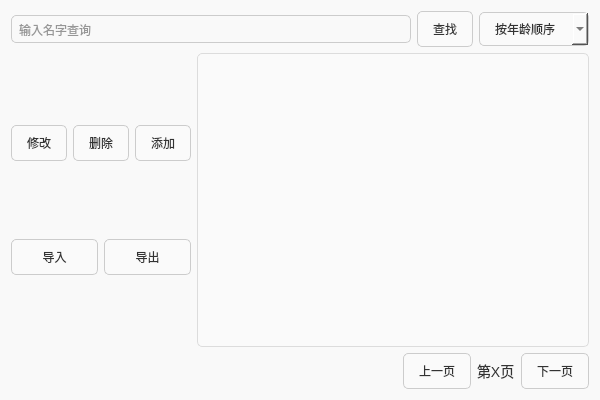
<?xml version="1.0" encoding="UTF-8"?>
<ui version="4.0">
 <class>DoctorView</class>
 <widget class="QWidget" name="DoctorView">
  <property name="geometry">
   <rect>
    <x>0</x>
    <y>0</y>
    <width>600</width>
    <height>400</height>
   </rect>
  </property>
  <property name="windowTitle">
   <string>医生管理</string>
  </property>
  <property name="styleSheet">
   <string notr="true">
    QWidget {
        background-color: #f9f9f9;
        font-family: &quot;Arial&quot;, sans-serif;
        color: #333;
    }
    QLineEdit {
        border: 1px solid #ccc;
        border-radius: 5px;
        padding: 5px;
    }
	QComboBox{
		background-color: #fafafa;
        border: 1px solid #ccc;
        border-radius: 5px;
        padding: 8px 15px;
	}
    QPushButton {
        background-color: #fafafa;
        border: 1px solid #ccc;
        border-radius: 5px;
        padding: 8px 15px;
    }
    QPushButton:hover {
        background-color: #f3f3f3;
    }
    QTableView {
        border: 1px solid #ddd;
        background-color: white;
        gridline-color: #eee;
        selection-background-color: #cce5ff;
        selection-color: #000;
    }
    QLabel {
        font-size: 14px;
    }
   </string>
  </property>
  <layout class="QVBoxLayout" name="verticalLayout_2">
   <item>
    <layout class="QHBoxLayout" name="horizontalLayout">
     <item>
      <widget class="QLineEdit" name="textSearch">
       <property name="placeholderText">
        <string>输入名字查询</string>
       </property>
      </widget>
     </item>
     <item>
      <widget class="QPushButton" name="btSearch">
       <property name="text">
        <string>查找</string>
       </property>
       <property name="icon">
        <iconset resource="lab4.qrc">
         <normaloff>:/img/search.png</normaloff>:/img/search.png</iconset>
       </property>
      </widget>
     </item>
     <item>
      <widget class="QComboBox" name="orderCombo">
       <property name="styleSheet">
        <string notr="true">
      
</string>
       </property>
       <item>
        <property name="text">
         <string>按年龄顺序</string>
        </property>
       </item>
       <item>
        <property name="text">
         <string>按年龄逆序</string>
        </property>
       </item>
       <item>
        <property name="text">
         <string>按职称顺序</string>
        </property>
       </item>
       <item>
        <property name="text">
         <string>按职称逆序</string>
        </property>
       </item>
      </widget>
     </item>
    </layout>
   </item>
   <item>
    <layout class="QHBoxLayout" name="horizontalLayout_5">
     <item>
      <layout class="QVBoxLayout" name="verticalLayout">
       <item>
        <spacer name="verticalSpacer_3">
         <property name="orientation">
          <enum>Qt::Orientation::Vertical</enum>
         </property>
         <property name="sizeHint" stdset="0">
          <size>
           <width>20</width>
           <height>40</height>
          </size>
         </property>
        </spacer>
       </item>
       <item>
        <layout class="QHBoxLayout" name="horizontalLayout_4">
         <item>
          <widget class="QPushButton" name="btEdit">
           <property name="text">
            <string>修改</string>
           </property>
           <property name="icon">
            <iconset resource="lab4.qrc">
             <normaloff>:/img/edit.png</normaloff>:/img/edit.png</iconset>
           </property>
          </widget>
         </item>
         <item>
          <widget class="QPushButton" name="btDelete">
           <property name="text">
            <string>删除</string>
           </property>
           <property name="icon">
            <iconset resource="lab4.qrc">
             <normaloff>:/img/delete.png</normaloff>:/img/delete.png</iconset>
           </property>
          </widget>
         </item>
         <item>
          <widget class="QPushButton" name="btAdd">
           <property name="text">
            <string>添加</string>
           </property>
           <property name="icon">
            <iconset resource="lab4.qrc">
             <normaloff>:/img/add.png</normaloff>:/img/add.png</iconset>
           </property>
          </widget>
         </item>
        </layout>
       </item>
       <item>
        <spacer name="verticalSpacer">
         <property name="orientation">
          <enum>Qt::Orientation::Vertical</enum>
         </property>
         <property name="sizeHint" stdset="0">
          <size>
           <width>20</width>
           <height>40</height>
          </size>
         </property>
        </spacer>
       </item>
       <item>
        <layout class="QHBoxLayout" name="horizontalLayout_3">
         <item>
          <widget class="QPushButton" name="btImport">
           <property name="text">
            <string>导入</string>
           </property>
           <property name="icon">
            <iconset resource="lab4.qrc">
             <normaloff>:/img/import.png</normaloff>:/img/import.png</iconset>
           </property>
          </widget>
         </item>
         <item>
          <widget class="QPushButton" name="btExport">
           <property name="text">
            <string>导出</string>
           </property>
           <property name="icon">
            <iconset resource="lab4.qrc">
             <normaloff>:/img/export.png</normaloff>:/img/export.png</iconset>
           </property>
          </widget>
         </item>
        </layout>
       </item>
       <item>
        <spacer name="verticalSpacer_2">
         <property name="orientation">
          <enum>Qt::Orientation::Vertical</enum>
         </property>
         <property name="sizeHint" stdset="0">
          <size>
           <width>20</width>
           <height>40</height>
          </size>
         </property>
        </spacer>
       </item>
      </layout>
     </item>
     <item>
      <widget class="QTableView" name="tableView">
       <property name="styleSheet">
        <string notr="true"> QTableView {
        border: 1px solid #dcdcdc;
        border-radius: 5px;
        background-color: #fafafa;
       }
       QTableView::item {
        padding: 8px;
       }
       QTableView::horizontalHeader {
        background-color: #2196F3;
        color: white;
       }
       QTableView::verticalHeader {
        background-color: #f0f0f0;
       }
       QTableView::item:selected {
        background-color: #4CAF50;
        color: white;
       }</string>
       </property>
      </widget>
     </item>
    </layout>
   </item>
   <item>
    <layout class="QHBoxLayout" name="horizontalLayout_2">
     <item>
      <spacer name="horizontalSpacer_2">
       <property name="orientation">
        <enum>Qt::Orientation::Horizontal</enum>
       </property>
       <property name="sizeHint" stdset="0">
        <size>
         <width>40</width>
         <height>20</height>
        </size>
       </property>
      </spacer>
     </item>
     <item>
      <layout class="QHBoxLayout" name="horizontalLayoutPagination">
       <item>
        <spacer name="horizontalSpacer">
         <property name="orientation">
          <enum>Qt::Orientation::Horizontal</enum>
         </property>
         <property name="sizeHint" stdset="0">
          <size>
           <width>0</width>
           <height>0</height>
          </size>
         </property>
        </spacer>
       </item>
       <item>
        <widget class="QPushButton" name="btPrev">
         <property name="text">
          <string>上一页</string>
         </property>
         <property name="icon">
          <iconset resource="lab4.qrc">
           <normaloff>:/img/prev.png</normaloff>:/img/prev.png</iconset>
         </property>
        </widget>
       </item>
       <item>
        <widget class="QLabel" name="totalAndCurrent">
         <property name="text">
          <string>第X页</string>
         </property>
        </widget>
       </item>
       <item>
        <widget class="QPushButton" name="btNext">
         <property name="text">
          <string>下一页</string>
         </property>
         <property name="icon">
          <iconset resource="lab4.qrc">
           <normaloff>:/img/next.png</normaloff>:/img/next.png</iconset>
         </property>
        </widget>
       </item>
      </layout>
     </item>
    </layout>
   </item>
  </layout>
 </widget>
 <resources>
  <include location="lab4.qrc"/>
 </resources>
 <connections/>
</ui>
